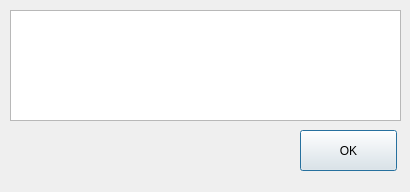
<?xml version="1.0" encoding="UTF-8"?>
<ui version="4.0">
 <class>Dialog</class>
 <widget class="QDialog" name="Dialog">
  <property name="geometry">
   <rect>
    <x>0</x>
    <y>0</y>
    <width>410</width>
    <height>192</height>
   </rect>
  </property>
  <property name="windowTitle">
   <string>Your Address</string>
  </property>
  <widget class="QPushButton" name="okButton">
   <property name="geometry">
    <rect>
     <x>300</x>
     <y>130</y>
     <width>97</width>
     <height>41</height>
    </rect>
   </property>
   <property name="text">
    <string>OK</string>
   </property>
  </widget>
  <widget class="QTextEdit" name="textEdit">
   <property name="geometry">
    <rect>
     <x>10</x>
     <y>10</y>
     <width>391</width>
     <height>111</height>
    </rect>
   </property>
  </widget>
 </widget>
 <resources/>
 <connections/>
</ui>
